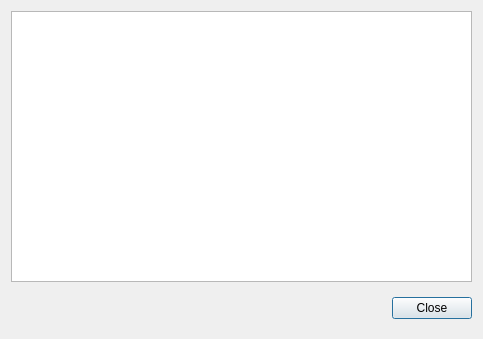
<?xml version="1.0" encoding="UTF-8"?>
<ui version="4.0">
 <class>LogWindow</class>
 <widget class="QDialog" name="LogWindow">
  <property name="geometry">
   <rect>
    <x>0</x>
    <y>0</y>
    <width>483</width>
    <height>339</height>
   </rect>
  </property>
  <property name="windowTitle">
   <string>CPLauncher Logs</string>
  </property>
  <layout class="QVBoxLayout" name="verticalLayout">
   <item>
    <widget class="QPlainTextEdit" name="logEdit">
     <property name="readOnly">
      <bool>true</bool>
     </property>
    </widget>
   </item>
   <item>
    <widget class="QWidget" name="widget" native="true">
     <layout class="QHBoxLayout" name="horizontalLayout">
      <property name="leftMargin">
       <number>0</number>
      </property>
      <property name="rightMargin">
       <number>0</number>
      </property>
      <item>
       <spacer name="horizontalSpacer">
        <property name="orientation">
         <enum>Qt::Horizontal</enum>
        </property>
        <property name="sizeHint" stdset="0">
         <size>
          <width>40</width>
          <height>20</height>
         </size>
        </property>
       </spacer>
      </item>
      <item>
       <widget class="QPushButton" name="closeButton">
        <property name="text">
         <string>Close</string>
        </property>
       </widget>
      </item>
     </layout>
    </widget>
   </item>
  </layout>
 </widget>
 <resources/>
 <connections/>
</ui>
